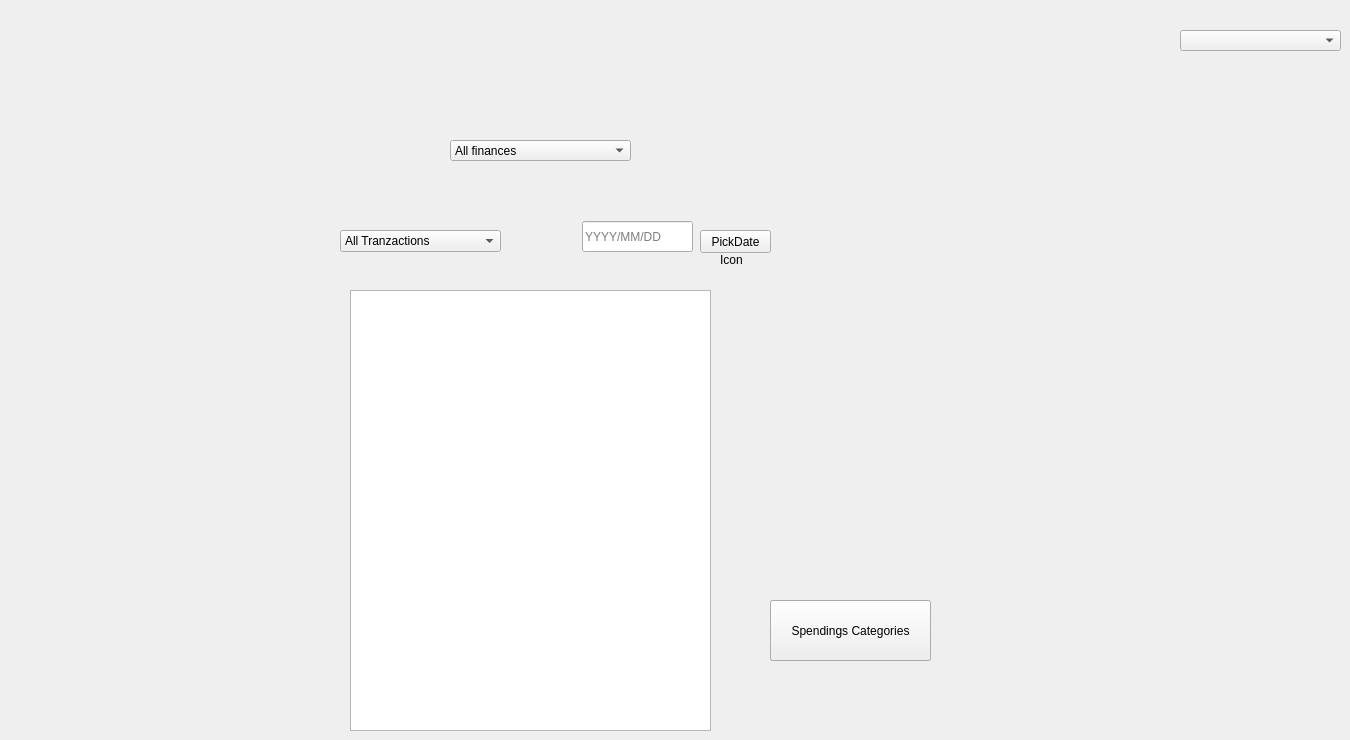
   <widget class="QWidget" name="tranzactionsHistoryPage">
    <widget class="QComboBox" name="tranzactionTypePicker">
     <property name="geometry">
      <rect>
       <x>340</x>
       <y>230</y>
       <width>161</width>
       <height>22</height>
      </rect>
     </property>
     <item>
      <property name="text">
       <string>All Tranzactions</string>
      </property>
     </item>
     <item>
      <property name="text">
       <string>Income</string>
      </property>
     </item>
     <item>
      <property name="text">
       <string>Spendings</string>
      </property>
     </item>
    </widget>
    <widget class="QPushButton" name="periodicallyIncomePushButton">
     <property name="geometry">
      <rect>
       <x>770</x>
       <y>600</y>
       <width>161</width>
       <height>61</height>
      </rect>
     </property>
     <property name="text">
      <string>Periodically Income</string>
     </property>
    </widget>
    <widget class="QListWidget" name="listWidget">
     <property name="geometry">
      <rect>
       <x>350</x>
       <y>290</y>
       <width>361</width>
       <height>441</height>
      </rect>
     </property>
    </widget>
    <widget class="QComboBox" name="financeTypePicker">
     <property name="geometry">
      <rect>
       <x>450</x>
       <y>140</y>
       <width>181</width>
       <height>21</height>
      </rect>
     </property>
     <item>
      <property name="text">
       <string>All finances</string>
      </property>
     </item>
    </widget>
    <widget class="QPushButton" name="pickDatePushButton">
     <property name="geometry">
      <rect>
       <x>700</x>
       <y>230</y>
       <width>71</width>
       <height>23</height>
      </rect>
     </property>
     <property name="text">
      <string>PickDate</string>
     </property>
    </widget>
    <widget class="QLabel" name="label_2">
     <property name="geometry">
      <rect>
       <x>720</x>
       <y>250</y>
       <width>81</width>
       <height>20</height>
      </rect>
     </property>
     <property name="text">
      <string>Icon</string>
     </property>
    </widget>
    <widget class="QComboBox" name="tranzactionsOptions">
     <property name="geometry">
      <rect>
       <x>1180</x>
       <y>30</y>
       <width>161</width>
       <height>21</height>
      </rect>
     </property>
    </widget>
    <widget class="QLineEdit" name="dateLineEdit">
     <property name="geometry">
      <rect>
       <x>582</x>
       <y>221</y>
       <width>111</width>
       <height>31</height>
      </rect>
     </property>
     <property name="placeholderText">
      <string>YYYY/MM/DD</string>
     </property>
    </widget>
    <widget class="QPushButton" name="spendingsCategoriesPushButton">
     <property name="geometry">
      <rect>
       <x>770</x>
       <y>600</y>
       <width>161</width>
       <height>61</height>
      </rect>
     </property>
     <property name="text">
      <string>Spendings Categories</string>
     </property>
    </widget>
   </widget>
